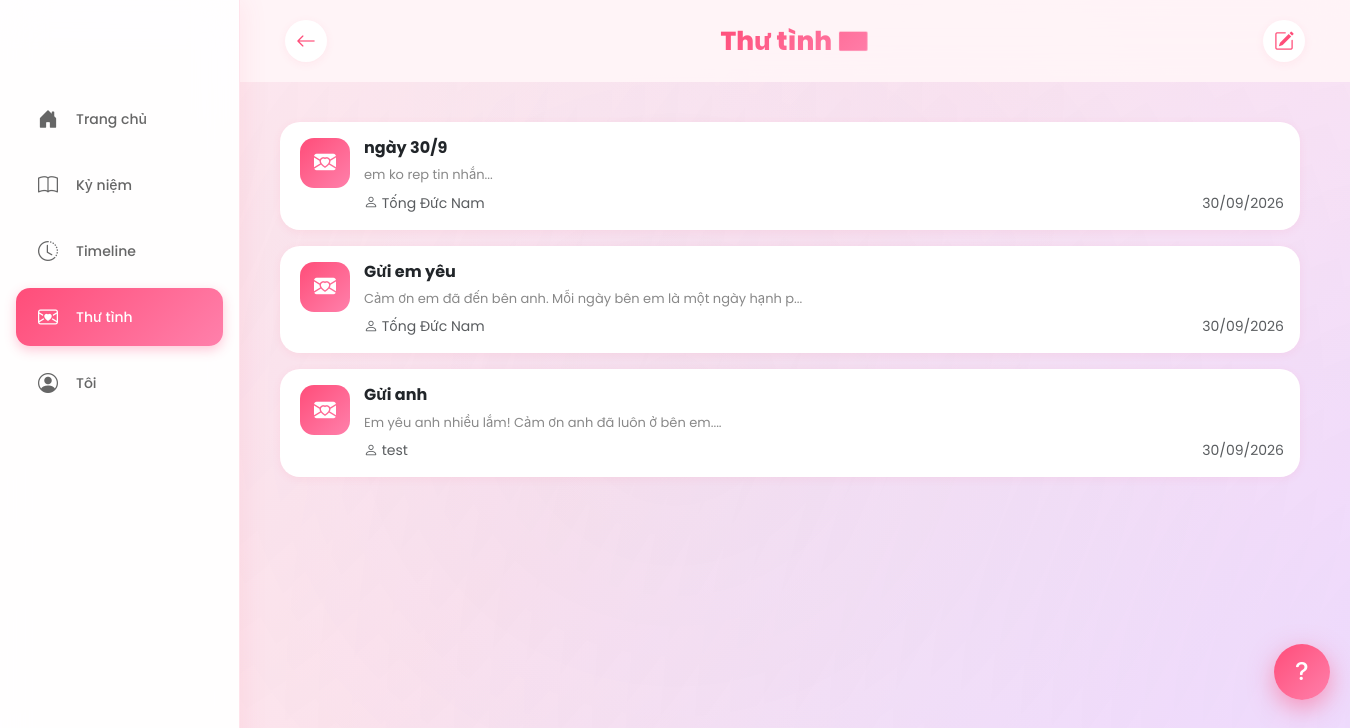
/loveapp/public/index.php?action=letters (signed in), run on the app's committed database.
### tables this page shows
CREATE TABLE `love_letters` (
  `id` int(11) NOT NULL,
  `couple_id` int(11) NOT NULL,
  `sender_id` int(11) NOT NULL,
  `title` varchar(255) NOT NULL,
  `content` text NOT NULL,
  `is_read` tinyint(1) DEFAULT 0,
  `created_at` timestamp NOT NULL DEFAULT current_timestamp()
);

CREATE TABLE `users` (
  `id` int(11) NOT NULL,
  `email` varchar(255) DEFAULT NULL,
  `username` varchar(50) NOT NULL,
  `password_hash` varchar(255) NOT NULL,
  `display_name` varchar(100) NOT NULL,
  `avatar_url` text DEFAULT NULL,
  `couple_id` int(11) DEFAULT NULL,
  `pair_code` varchar(10) DEFAULT NULL,
  `created_at` timestamp NOT NULL DEFAULT current_timestamp(),
  `bio` text DEFAULT NULL,
  `birthday` date DEFAULT NULL,
  `onboarding_done` tinyint(1) DEFAULT 0
);

### app/controllers/LoveLetterController.php (called while the page is built, shortened)
<?php
require_once __DIR__ . '/../models/LoveLetter.php';
require_once __DIR__ . '/../models/User.php';
require_once __DIR__ . '/../../config/database.php';
class LoveLetterController {
    private $db;
    public function __construct() {
        $database = new Database();
        $this->db = $database->getConnection();
    }
    public function index() {
        $userModel = new User($this->db);
        $user = $userModel->findById(current_user_id());
        $letterModel = new LoveLetter($this->db);
        $letters = $letterModel->getByCouple($user['couple_id']);
        require_once __DIR__ . '/../views/love_letters.php';
    }
}
?>

### config/database.php (called while the page is built, shortened)
<?php
class Database
{
    private $host = "localhost";
    private $db_name = "lovex_db";
    private $username = "root";
    private $password = "";
    public function getConnection()
    {
        $this->conn = null;
        try {
            $this->conn = new PDO(
                "mysql:host={$this->host};dbname={$this->db_name};charset=utf8mb4",
                $this->username,
                $this->password,
                [
                    PDO::ATTR_ERRMODE => PDO::ERRMODE_EXCEPTION,
                    PDO::ATTR_DEFAULT_FETCH_MODE => PDO::FETCH_ASSOC,
                    PDO::ATTR_EMULATE_PREPARES => false
                ]
            );
        } catch (PDOException $e) {
            die("Lỗi kết nối Database: " . $e->getMessage());
        }
        return $this->conn;
    }
}
function base_url($path = '')
{
    return "/loveapp/public/" . ltrim($path, '/');
}
function current_user_id()
{
    return $_SESSION['user_id'] ?? null;
}

### app/models/User.php (called while the page is built, shortened)
<?php
class User {
    private $conn;
    private $table = "users";
    public function __construct($db) {
        $this->conn = $db;
    }
    public function findById($id) {
        $stmt = $this->conn->prepare("SELECT * FROM {$this->table} WHERE id = ? LIMIT 1");
        $stmt->execute([$id]);
        return $stmt->fetch();
    }
}
?>

### app/models/LoveLetter.php (called while the page is built, shortened)
<?php
class LoveLetter
{
    private $conn;
    private $table = "love_letters";
    public function __construct($db)
    {
        $this->conn = $db;
    }
    public function getByCouple($couple_id)
    {
        $stmt = $this->conn->prepare(
            "SELECT l.*, u.display_name, u.avatar_url
             FROM {$this->table} l
             JOIN users u ON l.sender_id = u.id
             WHERE l.couple_id = ?
             ORDER BY l.created_at DESC"
        );
        $stmt->execute([$couple_id]);
        return $stmt->fetchAll();
    }
}

### app/views/love_letters.php (the view, shortened to what this page needs)
<?php
require_once __DIR__ . '/layouts/header.php';
?>
<header class="app-header">
    <div class="container">
        <div class="d-flex justify-content-between align-items-center">
            <a href="<?= base_url('index.php?action=home') ?>" class="btn-icon">
                <i class="bi bi-arrow-left"></i>
            </a>
            <div class="logo">Thư tình 💌</div>
            <button class="btn-icon" onclick="openLetterModal()">
                <i class="bi bi-pencil-square"></i>
            </button>
        </div>
    </div>
</header>
<main class="container pb-5">
    <div class="row g-3">
        <?php if (empty($letters)): ?>
            <div class="col-12 text-center py-5">
                <div class="empty-state">
                    <i class="bi bi-envelope-heart"></i>
                    <h5 class="mt-3">Chưa có thư tình nào</h5>
                    <p class="text-muted">Hãy viết lá thư đầu tiên gửi đến người ấy!</p>
                    <button class="btn btn-lovex mt-2" onclick="openLetterModal()">
                        <i class="bi bi-pencil"></i> Viết thư ngay
                    </button>
                </div>
            </div>
        <?php else: ?>
            <?php foreach ($letters as $letter): ?>
                <div class="col-12" data-aos="fade-up">
                    <div class="letter-card <?= ($letter['sender_id'] != current_user_id() && !$letter['is_read']) ? 'unread' : '' ?>"
                         onclick="openLetter(<?= $letter['id'] ?>, '<?= htmlspecialchars($letter['title'], ENT_QUOTES) ?>', '<?= htmlspecialchars($letter['content'], ENT_QUOTES) ?>', '<?= htmlspecialchars($letter['display_name'], ENT_QUOTES) ?>', '<?= date('d/m/Y H:i', strtotime($letter['created_at'])) ?>')">
                        <div class="letter-icon">
                            <i class="bi bi-envelope-heart-fill"></i>
                        </div>
                        <div class="letter-content">
                            <div class="d-flex justify-content-between align-items-start">
                                <h6 class="fw-bold mb-1"><?= htmlspecialchars($letter['title']) ?></h6>
                            </div>
                            <p class="letter-preview"><?= htmlspecialchars(mb_substr($letter['content'], 0, 60)) ?>...</p>
                            <div class="d-flex justify-content-between align-items-center mt-2">
                                <small class="text-muted">
                                    <i class="bi bi-person"></i> <?= htmlspecialchars($letter['display_name']) ?>
                                </small>
                                <small class="text-muted"><?= date('d/m/Y', strtotime($letter['created_at'])) ?></small>
                            </div>
                        </div>
                    </div>
                </div>
            <?php endforeach; ?>
        <?php endif; ?>
    </div>
</main>
<?php require_once __DIR__ . '/layouts/footer.php'; ?>

### public/css/style.css (style rules this page uses)
:root { --pink-primary: #ff4d79; --pink-light: #ff80ab; --pink-soft: #ffe4e9; --pink-bg: #fff5f8; --purple: #a855f7; --purple-light: #c084fc; --blue: #4d9fff; --blue-light: #93c5fd; --yellow: #ffb84d; --green: #4caf50; --gradient: linear-gradient(135deg, #ff4d79 0%, #ff80ab 100%); --gradient-purple: linear-gradient(135deg, #a855f7 0%, #ec4899 100%); --gradient-blue: linear-gradient(135deg, #4d9fff 0%, #a855f7 100%); --gradient-sunset: linear-gradient(135deg, #ff6b6b 0%, #ffb84d 100%); --gradient-aurora: linear-gradient( 135deg, #ff4d79 0%, #a855f7 50%, #4d9fff 100% ); --gradient-soft: linear-gradient(135deg, #ffe4e9 0%, #fff5f8 100%); --glass-bg: rgba(255, 255, 255, 0.7); --glass-border: rgba(255, 255, 255, 0.3); --glass-blur: blur(20px); --shadow-sm: 0 2px 8px rgba(255, 77, 121, 0.08); --shadow-md: 0 8px 24px rgba(255, 77, 121, 0.15); --shadow-lg: 0 16px 40px rgba(255, 77, 121, 0.2); --shadow-glow: 0 0 40px rgba(255, 77, 121, 0.3); --radius: 20px; --radius-sm: 12px; --radius-lg: 28px; --transition: all 0.4s cubic-bezier(0.4, 0, 0.2, 1); --transition-bounce: all 0.5s cubic-bezier(0.68, -0.55, 0.265, 1.55); }
* { font-family: "Poppins", -apple-system, sans-serif; }
body { background: var(--pink-bg); padding-bottom: 100px; min-height: 100vh; }
.app-header { padding: 16px 0; background: rgba(255, 245, 248, 0.9); backdrop-filter: blur(20px); position: sticky; top: 0; z-index: 100; margin-bottom: 20px; }
.logo { font-size: 22px; font-weight: 800; background: var(--gradient); -webkit-background-clip: text; -webkit-text-fill-color: transparent; background-clip: text; }
.btn-icon { width: 42px; height: 42px; border-radius: 50%; border: none; background: white; color: var(--pink-primary); display: flex; align-items: center; justify-content: center; font-size: 20px; box-shadow: var(--shadow-sm); transition: all 0.3s; text-decoration: none; }
@media (min-width: 768px) { body { padding-bottom: 0 !important; background: linear-gradient(135deg, #fff5f8 0%, #ffe9f0 50%, #f5e6ff 100%); min-height: 100vh; } }
@media (min-width: 768px) { .container { max-width: 500px; } }
@media (min-width: 768px) { body::before { opacity: 0.6; } }
@media (min-width: 768px) { .container { max-width: 1100px !important; padding-left: 24px; padding-right: 24px; } }
@media (min-width: 768px) { main.container { padding-top: 20px; padding-bottom: 40px; } }
@media (min-width: 768px) { .app-header { padding: 20px 0; } }
@media (min-width: 768px) { .app-header .container { max-width: 1100px !important; } }
@media (min-width: 768px) { .logo { font-size: 26px; } }
@media (min-width: 768px) { body:has(.bottom-nav) .app-header, body:has(.bottom-nav) main.container { margin-left: 240px; max-width: calc(100% - 240px); } }
@media (min-width: 768px) { body:has(.bottom-nav) .app-header .container, body:has(.bottom-nav) main.container { max-width: 1100px !important; padding-left: 40px; padding-right: 40px; } }
@media (min-width: 1200px) { .container, .app-header .container { max-width: 1200px !important; } }
.letter-card { background: white; border-radius: var(--radius); padding: 16px; display: flex; gap: 14px; box-shadow: var(--shadow-sm); cursor: pointer; transition: all 0.3s; border-left: 4px solid transparent; }
.letter-icon { width: 50px; height: 50px; border-radius: 14px; background: var(--gradient); color: white; display: flex; align-items: center; justify-content: center; font-size: 22px; flex-shrink: 0; }
.letter-content { flex: 1; min-width: 0; }
.letter-preview { color: #888; font-size: 13px; margin: 4px 0 0; overflow: hidden; text-overflow: ellipsis; display: -webkit-box; -webkit-line-clamp: 2; -webkit-box-orient: vertical; }
body::before { content: ""; position: fixed; top: -50%; left: -50%; width: 200%; height: 200%; background: radial-gradient( circle at 20% 30%, rgba(255, 77, 121, 0.15) 0%, transparent 50% ), radial-gradient( circle at 80% 70%, rgba(168, 85, 247, 0.15) 0%, transparent 50% ), radial-gradient( circle at 50% 50%, rgba(77, 159, 255, 0.1) 0%, transparent 50% ); animation: auroraMove 20s ease-in-out infinite; z-index: -1; pointer-events: none; }

### data on the page
love_letters: title "ngày 30/9", content "em ko rep tin nhắn", users.display_name "Tống Đức Nam", created_at "30/09/2026"
love_letters: title "Gửi em yêu", content "Cảm ơn em đã đến bên anh. Mỗi ngày bên em là một ngày hạnh p", users.display_name "Tống Đức Nam", created_at "30/09/2026"
love_letters: title "Gửi anh", content "Em yêu anh nhiều lắm! Cảm ơn anh đã luôn ở bên em.", users.display_name "test", created_at "30/09/2026"
